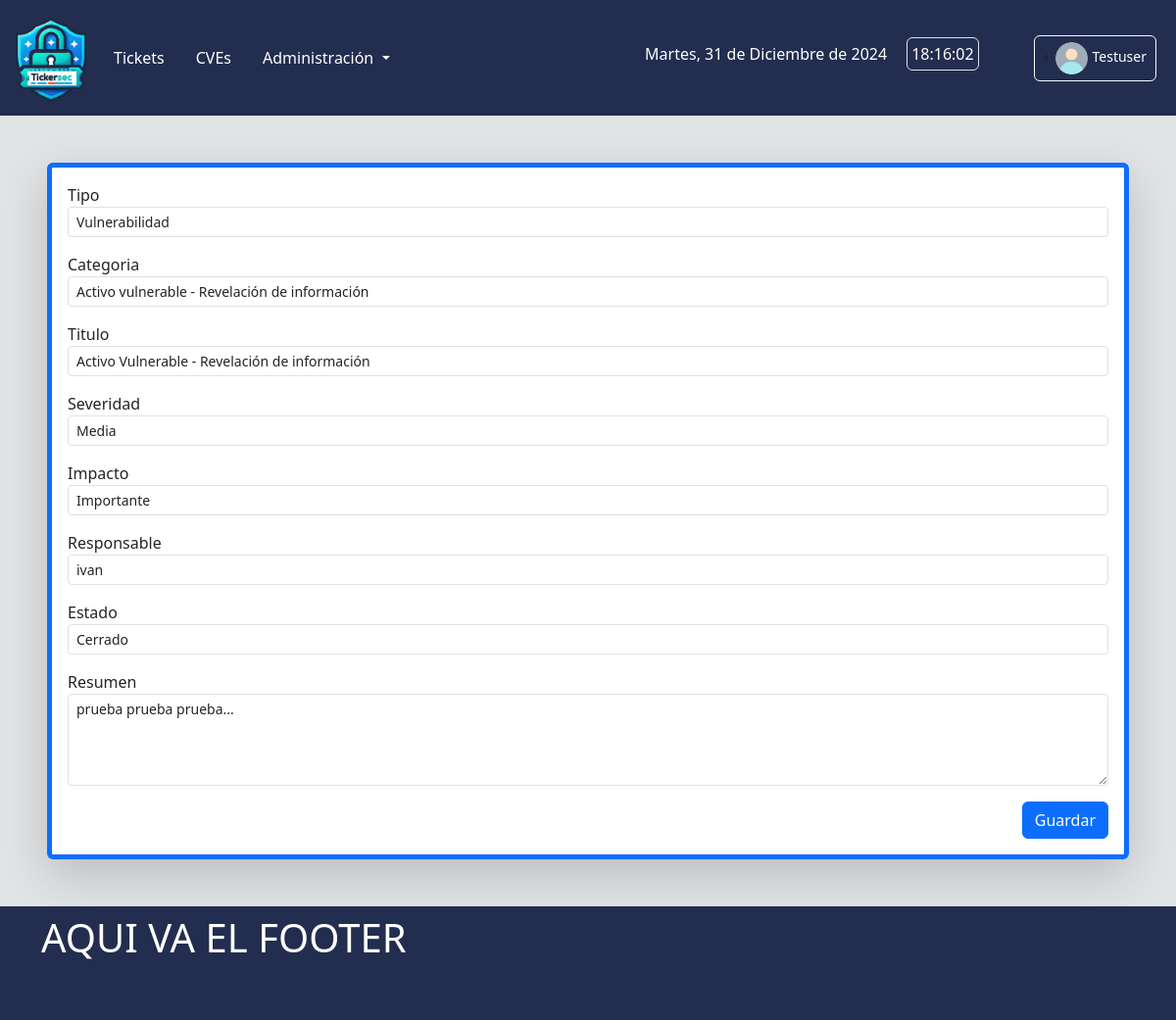
Screenshot of /core/tickets/update/3054/ (signed in) with the database file from the repository.
### core/models.py (models this page shows, shortened)
class Ticket(models.Model):
    type = models.CharField(verbose_name='Tipo', max_length=50, choices=TicketType.choices, default=TicketType.INCIDENTE)
    category = models.ForeignKey(TicketCategory, verbose_name='Categoria', related_name='categorias', on_delete=models.PROTECT)
    title = models.CharField(verbose_name='Titulo', max_length=50, blank=False)
    createdAt = models.DateTimeField(auto_now_add=True) # auto_now_add: actualiza el valor con la hora y la fecha de creación del registro.
    lastUpdate = models.DateTimeField(auto_now=True) # auto_now: actualiza el valor del campo a la hora y fecha actuales cada vez que se llama a Model.save().
    resolution = models.DurationField(verbose_name='Resolucion', blank=True, null=True)
    severity = models.CharField(verbose_name='Severidad', choices=Severity.choices, default=Severity.NULA, max_length=7)
    impact = models.CharField(verbose_name='Impacto', choices=Impact.choices, default=Impact.NULO, max_length=10)
    status = models.CharField(verbose_name='Estado', choices=TicketStatus.choices, default=TicketStatus.ABIERTO, max_length=10)
    createdBy = models.ForeignKey(User, verbose_name='Remitente', related_name='created_tickets', on_delete=models.PROTECT, blank=False)
    assignedTo = models.ForeignKey(User, verbose_name='Responsable', related_name='assigned_tickets', on_delete=models.PROTECT, blank=False)
    resume = models.CharField(verbose_name='Resumen', max_length=300, blank=False)
    report = models.ForeignKey(TicketReport, verbose_name='Reporte', related_name='reportes', on_delete=models.PROTECT, null=True, blank=True)
    class Meta:
        ordering = ['-pk']
        verbose_name_plural = 'Tickets'

### core/views.py (the view, shortened to what this page needs)
# urls.py: path("tickets/update/<int:pk>/", TicketUpdateView.as_view(), name="update-ticket"),
class TicketUpdateView(LoginRequiredMixin, UpdateView):
    model = Ticket
    template_name = 'core/ticket_update.html'
    form_class = TicketUpdateForm
    login_url = 'login'

### core/forms.py
class TicketUpdateForm(forms.ModelForm):
    class Meta:
        model = Ticket
        fields = ['type', 'category', 'title', 'severity', 'impact', 'assignedTo', 'status', 'resume']
        widgets = {
            'type': forms.Select(attrs={'class': 'form-control form-control-sm'}),
            'category': forms.Select(attrs={'class': 'form-control form-control-sm'}),
            'title': forms.TextInput(attrs={'class': 'form-control form-control-sm',  'minlength': 5, }),
            'severity': forms.Select(attrs={'class': 'form-control form-control-sm'}),
            'impact': forms.Select(attrs={'class': 'form-control form-control-sm'}),
            'assignedTo': forms.Select(attrs={'class': 'form-control form-control-sm'}),
            'status': forms.Select(attrs={'class': 'form-control form-control-sm'}),
            'resume': forms.Textarea(attrs={'class': 'form-control form-control-sm', 'rows': 4, }),
        }

### core/models.py (called while the page is built)
    def __str__(self):
        return f'{self.name} - {self.subcategory}'

### templates/core/ticket_update.html (shortened to what this page needs)
{% extends "dash/base.html" %}
{% load static %}
{% block main %}
    <form method="post" enctype="multipart/form-data" class="bg-white shadow-lg border border-5 border-primary rounded-2 m-5 p-3">
        {% for field in form %}
        <div class="form-group mb-3">
            <label for="{{form.label.id_for_label}}">{{field.label}}</label>
            {{field}}
        </div>
        {% endfor %}
        <div class="modal-footer">
            <button type="submit" class="btn btn-primary">Guardar</button>
        </div>
    </form>
{% endblock main %}

### templates/dash/base.html (shortened to what this page needs)
{% load static %}
<!DOCTYPE html>
<html lang="es">
<head>
    {% load django_bootstrap5 %}
    {% bootstrap_css %}
    {% block extra_css %}
    <link rel="stylesheet" href="{% static 'css/dash/styles.css' %}">
    {% endblock extra_css %}
</head>
<body class="bg-secondary-subtle">
    <header class="bg-blueMilei">
        <nav class="navbar navbar-expand-lg me-2">
            <div class="container-fluid">
                <a class="navbar-brand" href="{% url 'dash:index' %}">
                    <img src='{% static "img/dash/favicon-824.png" %}' width="80rem" alt="" srcset="">
                </a>
                <div class="collapse navbar-collapse justify-content-around align-items-center" id="navbarSupportedContent">
                    <ul class="navbar-nav me-auto mb-2 mb-lg-0">
                        <li class="navItemEffect nav-item me-3">
                            <a class="navTextEffect nav-link" aria-current="page"
                                href="{% url 'core:tickets' %}">Tickets</a>
                        </li>
                        <li class="navItemEffect nav-item me-3">
                            <a class="navTextEffect nav-link" href="#">CVEs</a>
                        </li>
                        <li class="navItemEffect nav-item me-3 dropdown">
                            <a class="navTextEffect nav-link dropdown-toggle" href="#" role="button"
                                data-bs-toggle="dropdown" aria-expanded="false">
                                Administración
                            </a>
                        </li>
                    </ul>
                    <div class="d-flex align-items-center me-2 mb-2">
                        <div class="nav-link disabled text-white p-1 me-3" id="fechaCompleta"></div>
                        <div class="nav-link disabled text-white p-1 me-5 border rounded" id="reloj"></div>
                    </div>
                    {% if user.is_authenticated %}
                    <div class="nav-item btn-group dropstart border border-light rounded p-1">
                        <button class="btn btn-sm dropdown-toggle p-0 px-1" type="button" id="dropdownMenuUser" data-bs-toggle="dropdown" aria-expanded="false">
                            <img src="{% static 'img/dash/user.png' %}" alt="avatar icon" class="rounded-circle"
                                style="width: 35px;">
                            <span class="text-white">{{ user|title }}</span>
                        </button>
                    </div>
                    {% else %}
                    <a href="{% url 'login' %}" class="btn btn-sm btn-outline-success">Ingresar</a>
                    {% endif %}
                </div>
            </div>
        </nav>
    </header>
    {% block main %}{% endblock main %}
    <footer class="bg-blueMilei text-white p-2">
        <div class="container" style="min-height: 100px;">
            <h1>AQUI VA EL FOOTER</h1>
        </div>
    </footer>
</body>
</html>

### static/css/dash/styles.css (style rules this page uses)
:root { --bg-blueMilei: rgb(35, 45, 79); --bg-blueMilei-subtle: rgb(45, 55, 100); }
.bg-blueMilei { background-color: var(--bg-blueMilei) !important; }
.navTextEffect { color:white; }

### rows the page displays
Ticket: form "Vulnerabilidad" "Activo vulnerable - Revelación de información" "Activo Vulnerable - Revelación de información" "Media" "Importante" "ivan" "Cerrado" "prueba prueba prueba..."

### other values shown
{{ user|title }} "Testuser"
{{ field.label }} "Tipo" "Categoria" "Titulo" "Severidad" "Impacto" "Responsable" "Estado" "Resumen"
